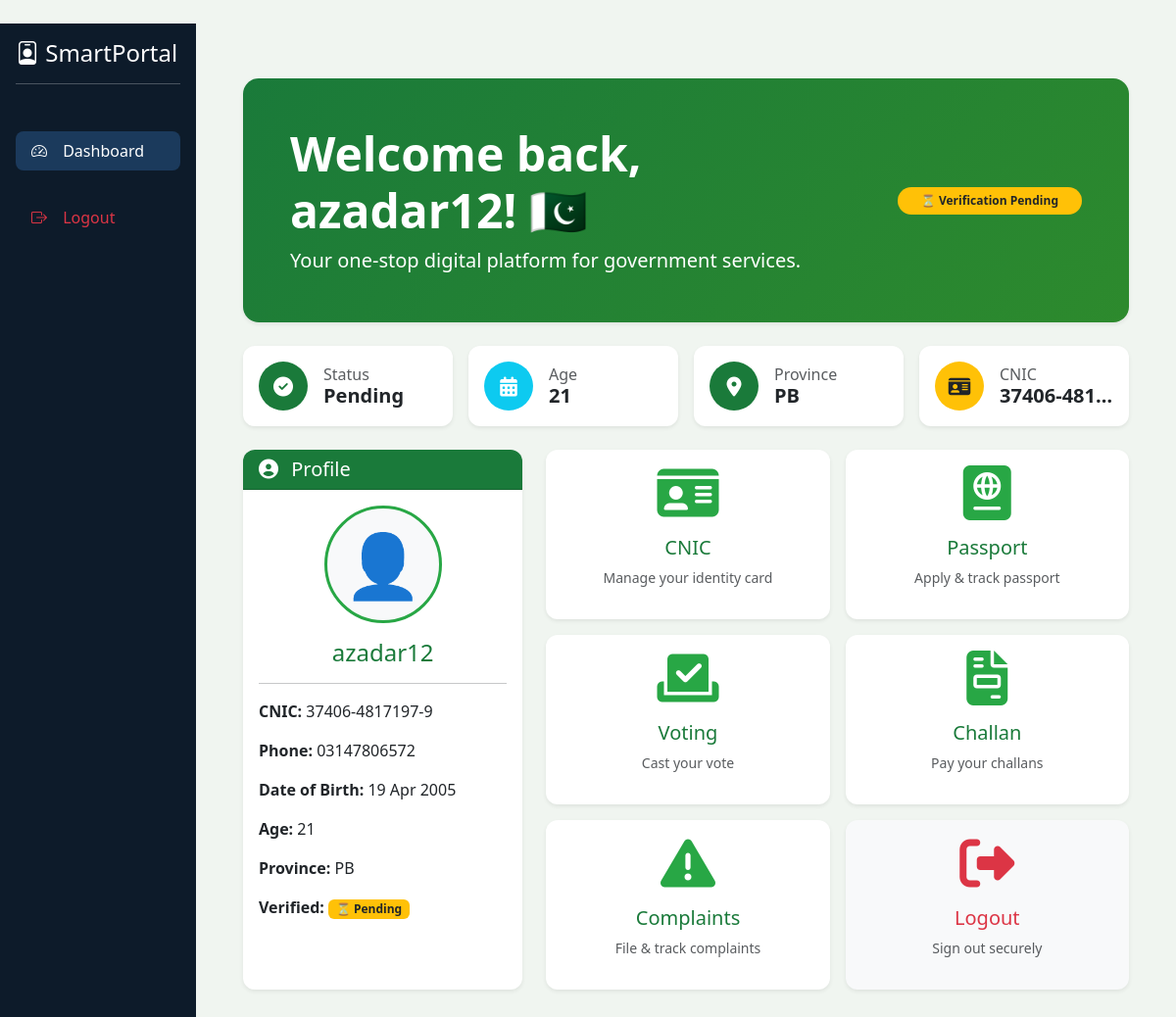
Screenshot of /users/ (signed in) with the database file from the repository.
### users/models.py (models this page shows, shortened)
class UserProfile(models.Model):
    user = models.OneToOneField(User, on_delete=models.CASCADE)
    cnic = models.CharField(max_length=15, unique=True, null=True, blank=True)
    phone = models.CharField(max_length=20, null=True, blank=True)
    address = models.TextField(null=True, blank=True)
    age = models.IntegerField(null=True, blank=True)
    date_of_birth = models.DateField(null=True, blank=True)
    is_verified = models.BooleanField(default=False)
    province = models.CharField(max_length=50, null=True, blank=True)
    selfie = models.ImageField(upload_to='selfies/', blank=True, null=True)
    constituency_na = models.ForeignKey('voting.Constituency', on_delete=models.SET_NULL, null=True, blank=True, related_name='voters_na')
    constituency_pa = models.ForeignKey('voting.Constituency', on_delete=models.SET_NULL, null=True, blank=True, related_name='voters_pa')
    has_voted_na = models.BooleanField(default=False)
    has_voted_pa = models.BooleanField(default=False)
    created_at = models.DateTimeField(auto_now_add=True)

### users/views.py (the view)
# urls.py: path('', views.home, name='home'),
def home(request):
    if request.user.is_authenticated:
        try:
            profile = request.user.userprofile
        except UserProfile.DoesNotExist:
            profile = UserProfile.objects.create(user=request.user)
        return render(request, 'users/dashboard.html', {'profile': profile})
    return render(request, 'users/landing.html')

### users/templates/users/dashboard.html (shortened to what this page needs)
﻿{% extends "base.html" %}
{% load static %}
{% block content %}
<div class="container-fluid px-4 py-4">
    <div class="row mb-4">
        <div class="col-12">
            <div class="card border-0 shadow-sm" style="background: linear-gradient(135deg, #1a7a3a 0%, #2d8a2d 100%); border-radius: 1rem;">
                <div class="card-body p-4 p-md-5 text-white">
                    <div class="row align-items-center">
                        <div class="col-md-8">
                            <h1 class="display-5 fw-bold">Welcome back, {{ request.user.username }}! 🇵🇰</h1>
                            <p class="lead mb-0">Your one‑stop digital platform for government services.</p>
                        </div>
                        <div class="col-md-4 text-end">
                            {% if profile.is_verified %}
                                <span class="badge bg-light text-success px-4 py-2 rounded-pill">✅ Verified Citizen</span>
                            {% else %}
                                <span class="badge bg-warning text-dark px-4 py-2 rounded-pill">⏳ Verification Pending</span>
                            {% endif %}
                        </div>
                    </div>
                </div>
            </div>
        </div>
    </div>
    <div class="row g-3 mb-4">
        <div class="col-md-3 col-sm-6">
            <div class="card border-0 shadow-sm h-100">
                <div class="card-body d-flex align-items-center">
                    <div class="bg-success text-white rounded-circle d-flex align-items-center justify-content-center me-3" style="width:50px; height:50px;">
                        <i class="fas fa-check-circle fa-lg"></i>
                    </div>
                    <div>
                        <h6 class="text-muted mb-0">Status</h6>
                        <h5 class="mb-0 fw-bold">{% if profile.is_verified %}Verified{% else %}Pending{% endif %}</h5>
                    </div>
                </div>
            </div>
        </div>
        <div class="col-md-3 col-sm-6">
            <div class="card border-0 shadow-sm h-100">
                <div class="card-body d-flex align-items-center">
                    <div class="bg-info text-white rounded-circle d-flex align-items-center justify-content-center me-3" style="width:50px; height:50px;">
                        <i class="fas fa-calendar-alt fa-lg"></i>
                    </div>
                    <div>
                        <h6 class="text-muted mb-0">Age</h6>
                        <h5 class="mb-0 fw-bold">{{ profile.age|default:"Not set" }}</h5>
                    </div>
                </div>
            </div>
        </div>
        <div class="col-md-3 col-sm-6">
            <div class="card border-0 shadow-sm h-100">
                <div class="card-body d-flex align-items-center">
                    <div class="bg-success text-white rounded-circle d-flex align-items-center justify-content-center me-3" style="width:50px; height:50px;">
                        <i class="fas fa-map-marker-alt fa-lg"></i>
                    </div>
                    <div>
                        <h6 class="text-muted mb-0">Province</h6>
                        <h5 class="mb-0 fw-bold">{{ profile.province|default:"Not set" }}</h5>
                    </div>
                </div>
            </div>
        </div>
        <div class="col-md-3 col-sm-6">
            <div class="card border-0 shadow-sm h-100">
                <div class="card-body d-flex align-items-center">
                    <div class="bg-warning text-dark rounded-circle d-flex align-items-center justify-content-center me-3" style="width:50px; height:50px;">
                        <i class="fas fa-id-card fa-lg"></i>
                    </div>
                    <div>
                        <h6 class="text-muted mb-0">CNIC</h6>
                        <h5 class="mb-0 fw-bold">{{ profile.cnic|default:"Not provided"|truncatechars:10 }}</h5>
                    </div>
                </div>
            </div>
        </div>
    </div>
    <div class="row g-4">
        <div class="col-lg-4">
            <div class="card border-0 shadow-sm h-100">
                <div class="card-header bg-success text-white">
                    <h5 class="mb-0"><i class="fas fa-user-circle me-2"></i> Profile</h5>
                </div>
                <div class="card-body text-center">
                    <div class="mb-3">
                        {% if profile.selfie %}
                            <img src="{{ profile.selfie.url }}" class="rounded-circle img-fluid" style="width:120px; height:120px; object-fit:cover; border:3px solid #28a745;">
                        {% else %}
                            <div class="bg-light rounded-circle d-inline-flex align-items-center justify-content-center" style="width:120px; height:120px; border:3px solid #28a745;">
                                <span style="font-size: 4rem;">👤</span>
                            </div>
                        {% endif %}
                    </div>
                    <h4 class="text-success">{{ request.user.username }}</h4>
                    <hr>
                    <div class="text-start">
                        <p><strong>CNIC:</strong> {{ profile.cnic|default:"<span class='text-muted'>Not provided</span>"|safe }}</p>
                        <p><strong>Phone:</strong> {{ profile.phone|default:"Not provided" }}</p>
                        <p><strong>Date of Birth:</strong> {{ profile.date_of_birth|date:"d M Y"|default:"Not set" }}</p>
                        <p><strong>Age:</strong> {{ profile.age|default:"Not set" }}</p>
                        <p><strong>Province:</strong> {{ profile.province|default:"Not set" }}</p>
                        <p><strong>Verified:</strong>
                            {% if profile.is_verified %}
                                <span class="badge bg-success">✅ Verified</span>
                            {% else %}
                                <span class="badge bg-warning text-dark">⏳ Pending</span>
                            {% endif %}
                        </p>
                    </div>
                </div>
            </div>
        </div>
        <div class="col-lg-8">
            <div class="row g-3">
                <div class="col-md-6">
                    <a href="{% url 'cnic_dashboard' %}" class="text-decoration-none">
                        <div class="card border-0 shadow-sm h-100 service-card">
                            <div class="card-body text-center">
                                <i class="fas fa-id-card" style="font-size: 3.5rem; color: #28a745;"></i>
                                <h5 class="mt-3 text-success">CNIC</h5>
                                <p class="text-muted small">Manage your identity card</p>
                            </div>
                        </div>
                    </a>
                </div>
                <div class="col-md-6">
                    <a href="{% url 'passport_dashboard' %}" class="text-decoration-none">
                        <div class="card border-0 shadow-sm h-100 service-card">
                            <div class="card-body text-center">
                                <i class="fas fa-passport" style="font-size: 3.5rem; color: #28a745;"></i>
                                <h5 class="mt-3 text-success">Passport</h5>
                                <p class="text-muted small">Apply &amp; track passport</p>
                            </div>
                        </div>
                    </a>
                </div>
                <div class="col-md-6">
                    <a href="{% url 'voting_dashboard' %}" class="text-decoration-none">
                        <div class="card border-0 shadow-sm h-100 service-card">
                            <div class="card-body text-center">
                                <i class="fas fa-vote-yea" style="font-size: 3.5rem; color: #28a745;"></i>
                                <h5 class="mt-3 text-success">Voting</h5>
                                <p class="text-muted small">Cast your vote</p>
                            </div>
                        </div>
                    </a>
                </div>
                <div class="col-md-6">
                    <a href="{% url 'challan:dashboard' %}" class="text-decoration-none">
                        <div class="card border-0 shadow-sm h-100 service-card">
                            <div class="card-body text-center">
                                <i class="fas fa-file-invoice" style="font-size: 3.5rem; color: #28a745;"></i>
                                <h5 class="mt-3 text-success">Challan</h5>
                                <p class="text-muted small">Pay your challans</p>
                            </div>
                        </div>
                    </a>
                </div>
                <div class="col-md-6">
                    <a href="{% url 'complaints' %}" class="text-decoration-none">
                        <div class="card border-0 shadow-sm h-100 service-card">
                            <div class="card-body text-center">
                                <i class="fas fa-exclamation-triangle" style="font-size: 3.5rem; color: #28a745;"></i>
                                <h5 class="mt-3 text-success">Complaints</h5>
                                <p class="text-muted small">File &amp; track complaints</p>
                            </div>
                        </div>
                    </a>
                </div>
                <div class="col-md-6">
                    <a href="{% url 'logout' %}" class="text-decoration-none">
                        <div class="card border-0 shadow-sm h-100 service-card" style="background: #f8f9fa;">
                            <div class="card-body text-center">
                                <i class="fas fa-sign-out-alt" style="font-size: 3.5rem; color: #dc3545;"></i>
                                <h5 class="mt-3 text-danger">Logout</h5>
                                <p class="text-muted small">Sign out securely</p>
                            </div>
                        </div>
                    </a>
                </div>
            </div>
        </div>
    </div>
</div>
{% endblock %}

### templates/base.html (style rules this page uses)
:root { --gov-green: #1a7a3a; --gov-dark: #0d4a1f; --gov-light: #e8f5e9; --gov-gold: #c5a059; }
body { background-color: #f0f5f0; font-family: 'Segoe UI', Tahoma, Geneva, Verdana, sans-serif; }
.card { border: none; border-radius: 0.75rem; box-shadow: 0 4px 12px rgba(0,0,0,0.05); }
.card-header { border-radius: 0.75rem 0.75rem 0 0 !important; }
.bg-success { background-color: var(--gov-green) !important; }
.text-success { color: var(--gov-green) !important; }
.service-card { transition: transform 0.2s, box-shadow 0.2s; cursor: pointer; }

### users/templates/users/dashboard.html (style rules this page uses)
.service-card { transition: transform 0.2s, box-shadow 0.2s; cursor: pointer; }
.card { border-radius: 0.75rem; }

### rows the page displays
UserProfile: age "21", province "PB", cnic "37406-481…", cnic "37406-4817197-9", phone "03147806572", date_of_birth "19 Apr 2005"

### other values shown
{{ request.user.username }} "azadar12"
